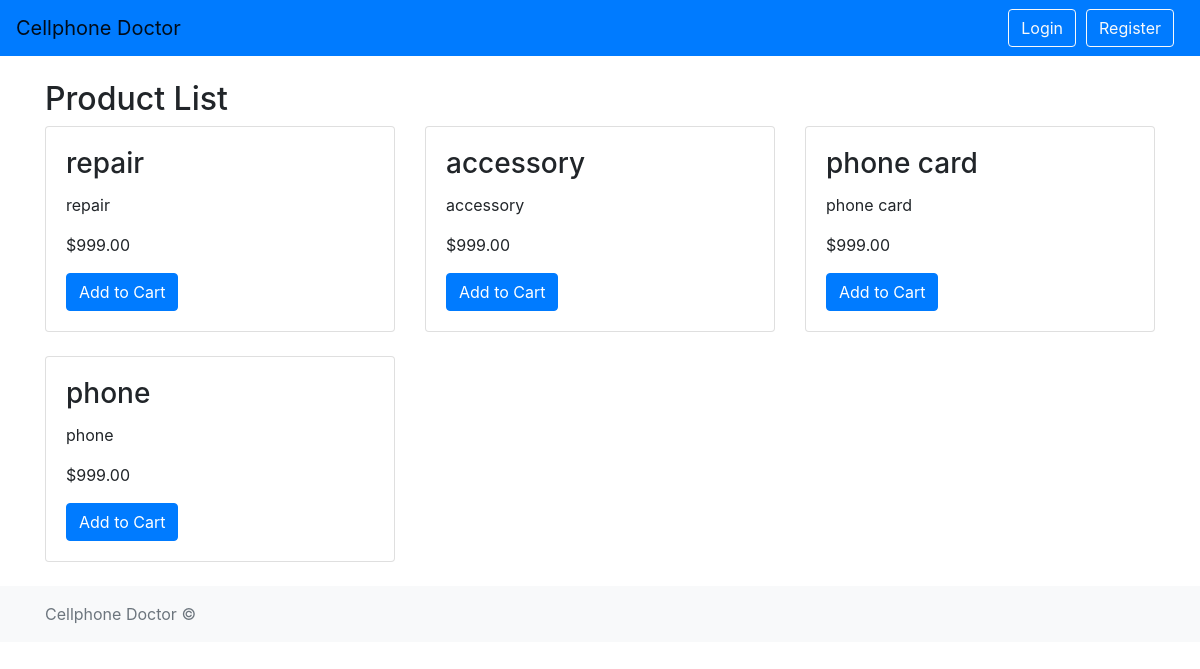
The app's page /shop/ with its own data.
### shop/models.py (models this page shows, shortened)
class Product(models.Model):
    name = models.CharField(max_length=255)
    description = models.TextField()
    price = models.DecimalField(max_digits=10, decimal_places=2)
    image = models.ImageField(upload_to='products/', null=True, blank=True)

### shop/views.py (the view)
# urls.py: path('', views.product_list, name='product_list'),
def product_list(request):
    products = Product.objects.all()
    return render(request, 'shop/product_list.html', {'products': products})

### shop/templates/shop/product_list.html
{% extends 'base.html' %}
{% block content %}
  <h2>Product List</h2>
  <div class="row">
    {% for product in products %}
      <div class="col-md-4 mb-4">
        <div class="card">
          <div class="card-body">
            <h3 class="card-title">{{ product.name }}</h3>
            <p class="card-text">{{ product.description }}</p>
            <p class="card-text">${{ product.price }}</p>
            <a href="{% url 'shop:add_to_cart' product.id %}" class="btn btn-primary">Add to Cart</a>
          </div>
        </div>
      </div>
    {% empty %}
      <div class="col-12">
        <p>No products available.</p>
      </div>
    {% endfor %}
  </div>
{% endblock %}

### records on screen
Product: name "repair", description "repair", price "999.00"
Product: name "accessory", description "accessory", price "999.00"
Product: name "phone card", description "phone card", price "999.00"
Product: name "phone", description "phone", price "999.00"
